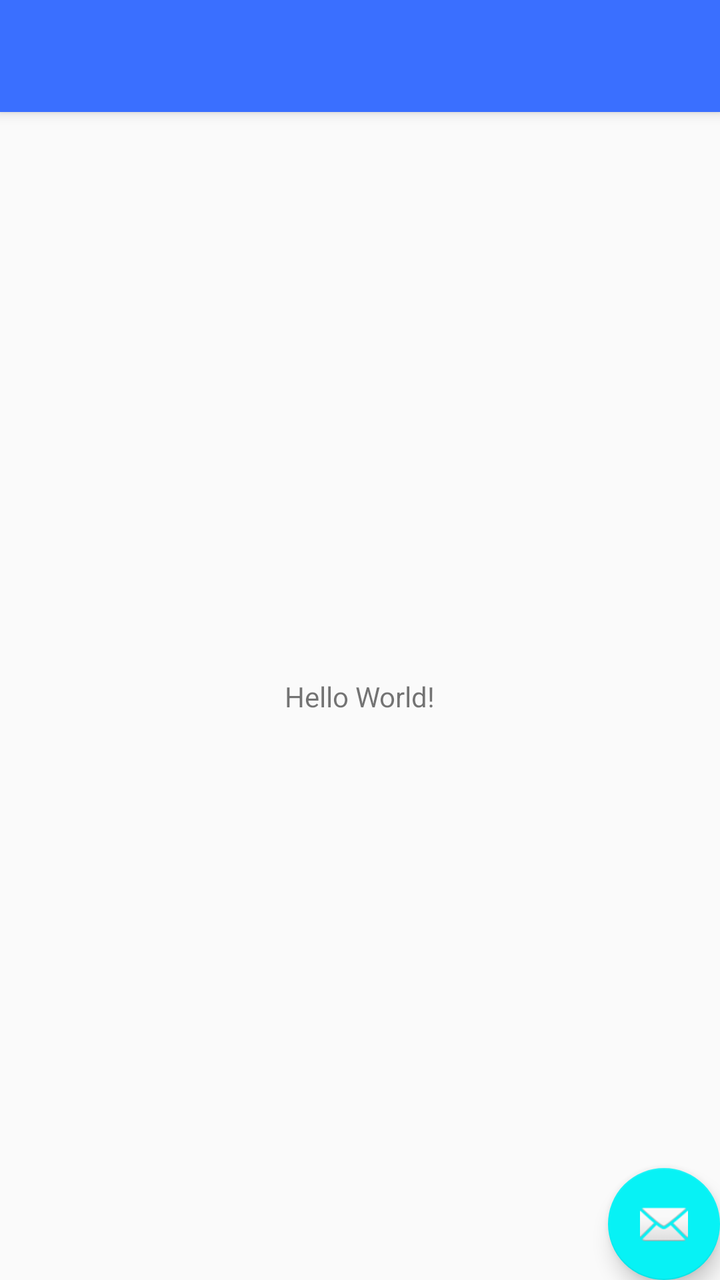
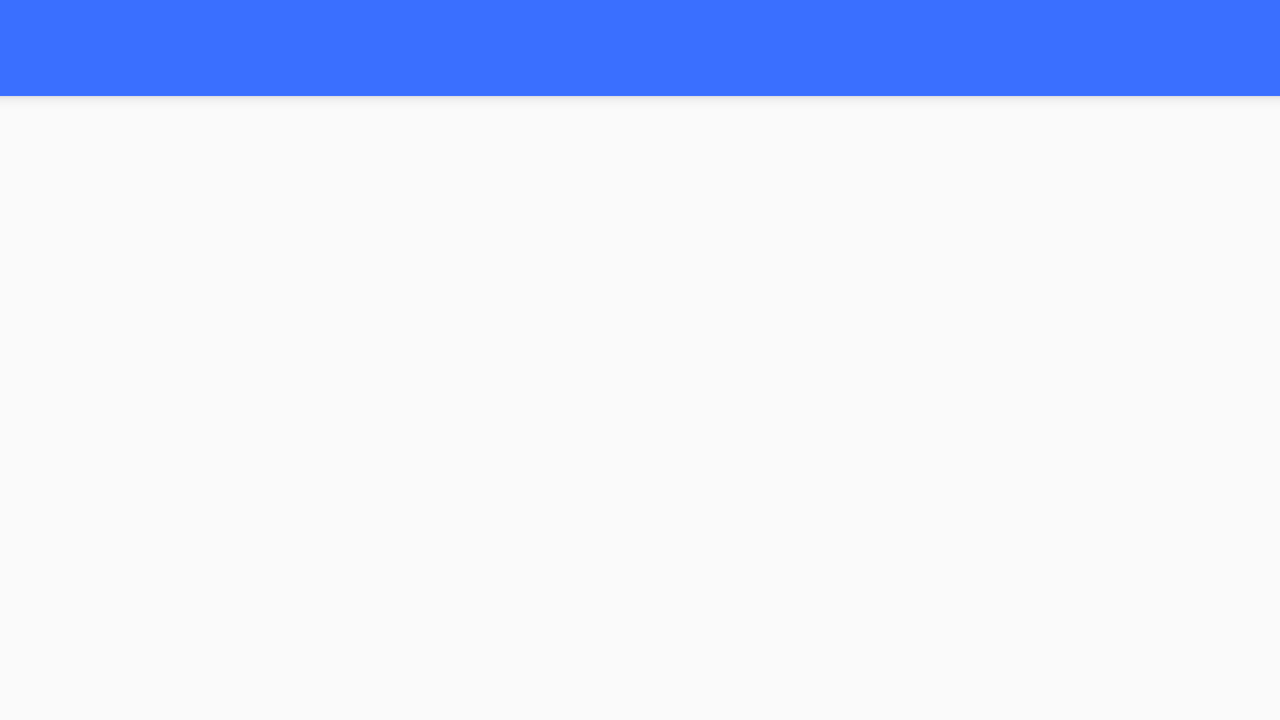

One screen, two layout resources from the same app: the default and the repository's alternative for another configuration. Each is rendered where Android would select it; the XML of both is given below.
<!-- AndroidManifest.xml: application theme AppTheme -->
<!-- res/layout/activity_main.xml -->
<?xml version="1.0" encoding="utf-8"?>
<android.support.design.widget.CoordinatorLayout xmlns:android="http://schemas.android.com/apk/res/android"
    xmlns:app="http://schemas.android.com/apk/res-auto"
    xmlns:tools="http://schemas.android.com/tools"
    android:layout_width="match_parent"
    android:layout_height="match_parent"
    tools:context="com.example.christopher.smartfridge.MainActivity">

    <android.support.design.widget.AppBarLayout
        android:layout_width="match_parent"
        android:layout_height="wrap_content"
        android:theme="@style/AppTheme.AppBarOverlay">

        <android.support.v7.widget.Toolbar
            android:id="@+id/toolbar"
            android:layout_width="match_parent"
            android:layout_height="?attr/actionBarSize"
            android:background="?attr/colorPrimary"
            app:popupTheme="@style/AppTheme.PopupOverlay" />

    </android.support.design.widget.AppBarLayout>

    <include layout="@layout/content_main" />

    <android.support.design.widget.FloatingActionButton
        android:id="@+id/fab"
        android:layout_width="wrap_content"
        android:layout_height="wrap_content"
        android:layout_gravity="bottom|end"
        android:layout_margin="@dimen/fab_margin"
        app:srcCompat="@android:drawable/ic_dialog_email" />

</android.support.design.widget.CoordinatorLayout>
<!-- res/layout/content_main.xml (included above) -->
<?xml version="1.0" encoding="utf-8"?>
<android.support.constraint.ConstraintLayout xmlns:android="http://schemas.android.com/apk/res/android"
    xmlns:app="http://schemas.android.com/apk/res-auto"
    xmlns:tools="http://schemas.android.com/tools"
    android:layout_width="match_parent"
    android:layout_height="match_parent"
    app:layout_behavior="@string/appbar_scrolling_view_behavior"
    tools:context="com.example.christopher.smartfridge.MainActivity"
    tools:showIn="@layout/activity_main">

    <TextView
        android:layout_width="wrap_content"
        android:layout_height="wrap_content"
        android:text="Hello World!"
        app:layout_constraintBottom_toBottomOf="parent"
        app:layout_constraintLeft_toLeftOf="parent"
        app:layout_constraintRight_toRightOf="parent"
        app:layout_constraintTop_toTopOf="parent" />

</android.support.constraint.ConstraintLayout>
<!-- resources referenced by this layout -->
<resources>
  <style name="AppTheme.AppBarOverlay" parent="ThemeOverlay.AppCompat.Dark.ActionBar" />
  <style name="AppTheme" parent="Theme.AppCompat.Light.DarkActionBar">
          
          <item name="colorPrimary">@color/colorPrimary</item>
          <item name="colorPrimaryDark">@color/colorPrimaryDark</item>
          <item name="colorAccent">@color/colorAccent</item>
      </style>
  <color name="colorPrimary">#3a6fff</color>
  <color name="colorPrimaryDark">#04989b</color>
  <color name="colorAccent">#07f2f5</color>
</resources>
<!-- res/layout-land/activity_main.xml (the repository's variant of the layout above) -->
<!-- drawn on the phone turned sideways -->
<?xml version="1.0" encoding="utf-8"?>
<android.support.design.widget.CoordinatorLayout xmlns:android="http://schemas.android.com/apk/res/android"
    xmlns:app="http://schemas.android.com/apk/res-auto"
    xmlns:tools="http://schemas.android.com/tools"
    android:layout_width="match_parent"
    android:layout_height="match_parent"
    tools:context="com.example.christopher.smartfridge.MainActivity">

    <android.support.design.widget.AppBarLayout
        android:layout_width="match_parent"
        android:layout_height="wrap_content"
        android:theme="@style/AppTheme.AppBarOverlay">

        <android.support.design.widget.TabLayout
            android:layout_width="match_parent"
            android:layout_height="wrap_content"
            android:id="@+id/tabs"
            android:background="@color/colorPrimary"
            app:tabGravity="fill"
            app:tabMode="fixed"
            app:tabSelectedTextColor="@color/colorAccent"
            app:tabTextColor="#FFF" />

    </android.support.design.widget.AppBarLayout>


    <android.support.v4.view.ViewPager
        android:layout_width="match_parent"
        android:layout_height="match_parent"
        android:id="@+id/pager">
    </android.support.v4.view.ViewPager>

</android.support.design.widget.CoordinatorLayout>
<!-- resources referenced by the variant -->
<!-- as the phone turned sideways resolves them -->
<resources>
  <color name="colorAccent">#07f2f5</color>
  <color name="colorPrimary">#3a6fff</color>
  <style name="AppTheme.AppBarOverlay" parent="ThemeOverlay.AppCompat.Dark.ActionBar" />
  <style name="AppTheme" parent="Theme.AppCompat.Light.DarkActionBar">
          
          <item name="colorPrimary">@color/colorPrimary</item>
          <item name="colorPrimaryDark">@color/colorPrimaryDark</item>
          <item name="colorAccent">@color/colorAccent</item>
      </style>
  <color name="colorPrimaryDark">#04989b</color>
</resources>
